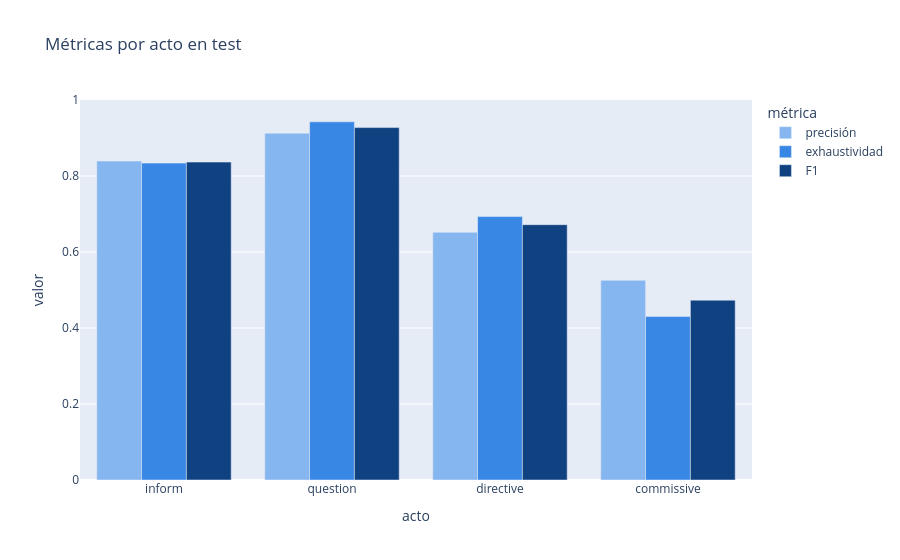

Here is the notebook cell this chart was saved with:
### Code cell
# ============================================================
# Gráfico de métricas por clase en test
# ============================================================
por_clase = (reporte.loc[ACTOS, ["precision", "recall", "f1-score"]]
             .rename(columns={"precision": "precisión", "recall": "exhaustividad", "f1-score": "F1"})
             .reset_index(names="acto").melt(id_vars="acto", var_name="metrica", value_name="valor"))
fig = px.bar(por_clase, x="acto", y="valor", color="metrica", barmode="group", range_y=[0, 1],
             color_discrete_sequence=COLORES[::-1], title="Métricas por acto en test", labels={"metrica": "métrica"})
fig.show()

### Figure 1 — Plotly figure (JSON) as saved in the notebook; plotly's stock layout.template omitted (floating-point values rounded to 4 significant figures)
{"data": [{"alignmentgroup": "True", "hovertemplate": "métrica=precisión<br>acto=%{x}<br>valor=%{y}<extra></extra>", "legendgroup": "precisión", "marker": {"color": "#86B6EF", "pattern": {"shape": ""}}, "name": "precisión", "offsetgroup": "precisión", "orientation": "v", "showlegend": true, "textposition": "auto", "x": ["inform", "question", "directive", "commissive"], "xaxis": "x", "y": [0.8394, 0.9128, 0.6519, 0.5255], "yaxis": "y", "type": "bar"}, {"alignmentgroup": "True", "hovertemplate": "métrica=exhaustividad<br>acto=%{x}<br>valor=%{y}<extra></extra>", "legendgroup": "exhaustividad", "marker": {"color": "#3987E5", "pattern": {"shape": ""}}, "name": "exhaustividad", "offsetgroup": "exhaustividad", "orientation": "v", "showlegend": true, "textposition": "auto", "x": ["inform", "question", "directive", "commissive"], "xaxis": "x", "y": [0.8339, 0.9425, 0.6933, 0.4304], "yaxis": "y", "type": "bar"}, {"alignmentgroup": "True", "hovertemplate": "métrica=F1<br>acto=%{x}<br>valor=%{y}<extra></extra>", "legendgroup": "F1", "marker": {"color": "#104281", "pattern": {"shape": ""}}, "name": "F1", "offsetgroup": "F1", "orientation": "v", "showlegend": true, "textposition": "auto", "x": ["inform", "question", "directive", "commissive"], "xaxis": "x", "y": [0.8366, 0.9274, 0.672, 0.4732], "yaxis": "y", "type": "bar"}], "layout": {"xaxis": {"anchor": "y", "domain": [0, 1], "title": {"text": "acto"}}, "yaxis": {"anchor": "x", "domain": [0, 1], "title": {"text": "valor"}, "range": [0, 1]}, "legend": {"title": {"text": "métrica"}, "tracegroupgap": 0}, "title": {"text": "Métricas por acto en test"}, "barmode": "group"}}
